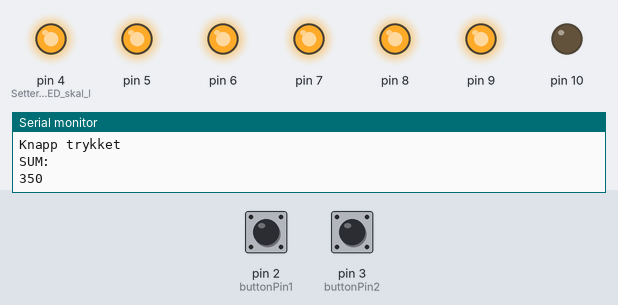
Recording of a sketch running on a simulated Arduino Uno, built with avr-gcc and run on an emulated ATmega328P. Parts: output pins drawn as LEDs (lit = HIGH), the last lines printed to the serial monitor. Inputs (shaded band) come from the test bench; at power-on: pin 2 (buttonPin1) HIGH, pin 3 (buttonPin2) HIGH.

Above: at 0.1 s.
At 1.5 s:
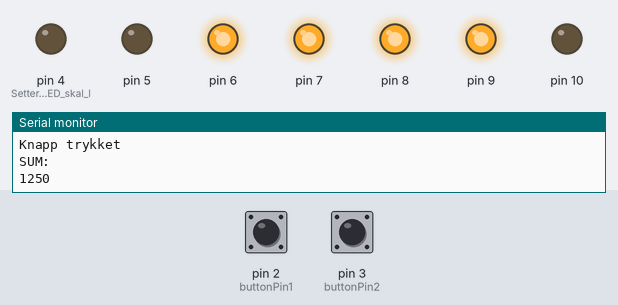
At 2.9 s:
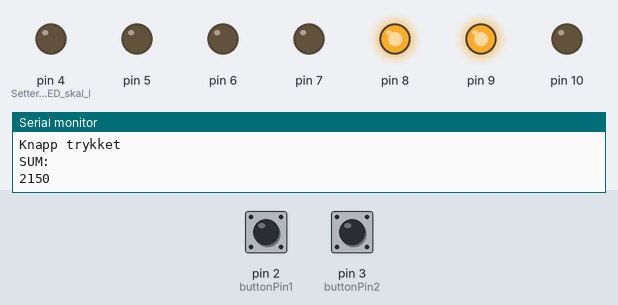
At 4.3 s:
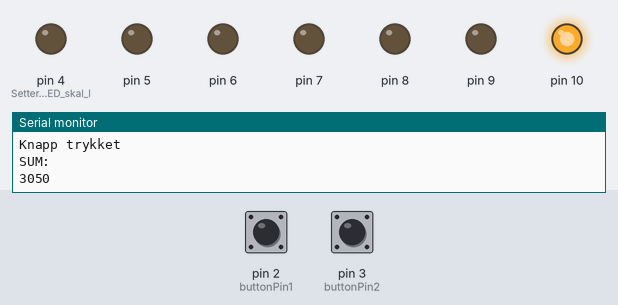
Timing chart, 0 to 5.8 s (numbered marks = the images above):
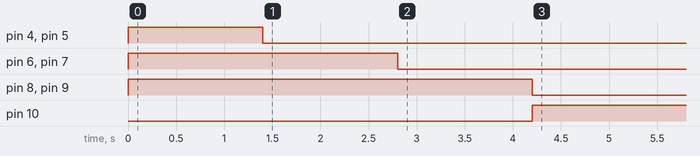

Measured:
- by itself, pin 4 (Setter_hvordan_LED_skal_l), pin 5: HIGH → LOW at 1.4 s
- by itself, pin 6, pin 7: HIGH → LOW at 2.8 s
- by itself, pin 8, pin 9: HIGH → LOW at 4.2 s
- by itself, pin 10: LOW → HIGH at 4.2 s

The sketch:

testproto.ino
```cpp
#define ms_per_hour  3600000//1 time
#define ms_per_min    60000 //1 minutt
#define ms_per_sec    1000  //1 sekund

const int buttonPin1=2;//Definere pins
const int buttonPin2=3;//Definere pins
int buttonState1=0; //Definere knapper
int buttonState2=0; //Definere knapper
int lastButtonState = 0; //Sette buttonstate
int sum = 0; //Vann counter
int vannMengde = 2500; //Daglig anbefaling av vann
int litenKopp = 350;//Gjennomsnittlig størrelse på et vanlig glass.
int storKopp = 550;//Gjennomsnittlig størrelse på et stort glass.
unsigned long lastReset = ms_per_hour*24; //24 timer teller

const int resistorLED4=220;//Resistorverdi
const int resistorLED5=220;
const int resistorLED6=220;
const int resistorLED7=220;
const int resistorLED8=220;
const int resistorLED9=220;
const int resistorLED10=220;


void setup() {
  Serial.begin(9600);
  Serial.println("Program started");
  pinMode(buttonPin1,INPUT_PULLUP);//Sette knapper
  pinMode(buttonPin2, INPUT_PULLUP);//Sette knapper
  pinMode(4, OUTPUT); //Setter hvordan LED skal lyse på starten av programmet.
  digitalWrite(4,HIGH);
  pinMode(5, OUTPUT);
  digitalWrite(5,HIGH);
  pinMode(6, OUTPUT);
  digitalWrite(6,HIGH);
  pinMode(7, OUTPUT);
  digitalWrite(7,HIGH);
  pinMode(8, OUTPUT);
  digitalWrite(8,HIGH);
  pinMode(9, OUTPUT);
  digitalWrite(9,HIGH);
  pinMode(10, OUTPUT);
  digitalWrite(10, LOW);


}

void loop() {

  if(digitalRead(buttonPin1) == HIGH){
    sum += litenKopp; //legger til lite glass i dagens mengde.
    Serial.println("Knapp trykket");//
    Serial.println("SUM: ");
    Serial.println(sum);
    delay(700);//For å unngå at knappen registrerer flere trykk på ett trykk.
  }

  if(digitalRead(buttonPin2) == HIGH){
    sum += storKopp; //legger til stort glass i dagens mengde.
    Serial.println("Knapp trykket");
    Serial.println("SUM: ");
    Serial.println(sum);
    delay(700);  //For å unngå at knappen registrerer flere trykk på ett trykk.
  }
      if(sum >= ( vannMengde*0.166666667)){
        analogWrite(4,0);//Skrur av første røde LED.
      }

      if(sum >= ( vannMengde*0.166666667)*2){
        analogWrite(5, 0);//Skrur av andre røde LED
      }

      if(sum >= ( vannMengde*0.166666667)*3){
       analogWrite(6, 0);//Skrr av tredje røde LED.
      }

      if(sum >= ( vannMengde*0.166666667)*4){
        analogWrite(7, 0);//Skrur av fjerde røde LED
      }

      if(sum >= ( vannMengde*0.166666667)*5){
        analogWrite(8, 0); //Skrur av femte røde LED
      }

      if(sum >= ( vannMengde*0.166666667)*6){
        analogWrite(9, 0); //Skrur av siste røde LED
        analogWrite(10, 255); //Grønn LED for å indikere at man har drukket sitt dagsbehov.
      }

      if(millis() > lastReset){
        lastReset += lastReset;//Legger til samme verdien på nytt så nedtelling skjer igjen.
        sum=0; //Nullstiller counter på vannmengden.
        analogWrite(4,255); //Slår på alle LED som viser hvor mye vann som gjenstår
        analogWrite(5, 255);
        analogWrite(6,255);
        analogWrite(7, 255);
        analogWrite(8,255);
        analogWrite(9, 255);
        analogWrite(10,0); //Skrur av grønn LED som indikerer at man er ferdig
      }
}
```
